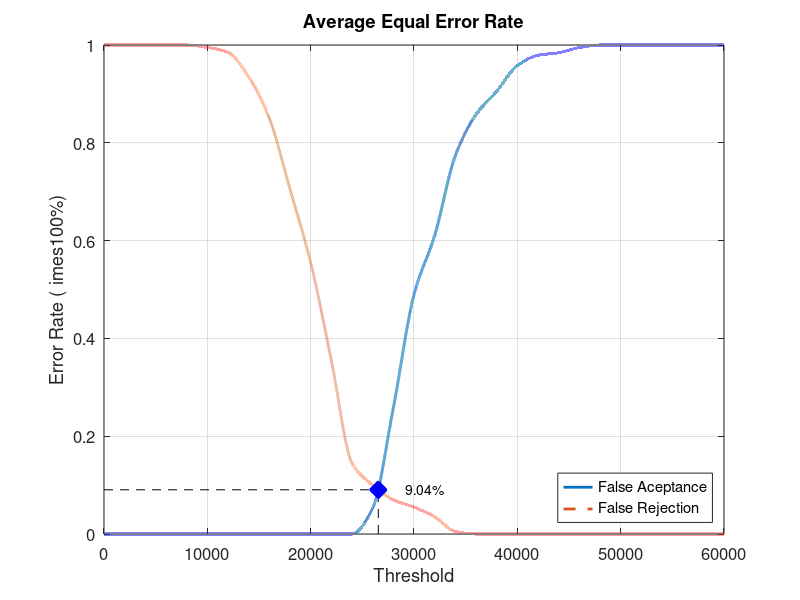
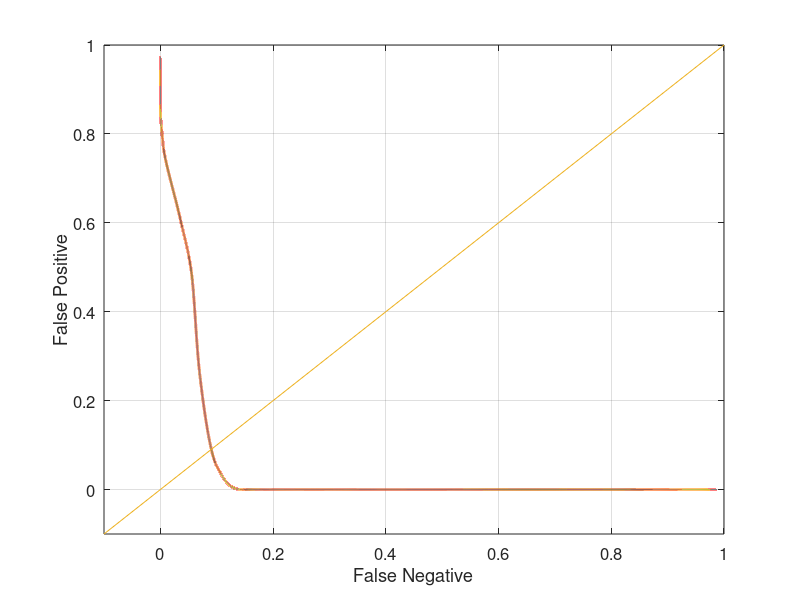

Reproduce these figures in MATLAB, in order.
close all;
clear;
clc;
x = 0:2000:60000;
xq = 0:0.5:60000;

y0 = [0 0 0 0 0 0 0 0 0 0 0 0 0 0.0526316 0.257895 0.489474 0.610526 0.773684 0.857895 0.905263 0.957895 0.978947 0.984211 0.994737 1 1 1 1 1 1 1]
yy0 = interp1(x, y0, xq, 'pchip');
y1 = [1 1 1 1 1 0.995 0.985 0.935 0.85 0.705 0.555 0.355 0.145 0.1 0.07 0.055 0.035 0.005 0 0 0 0 0 0 0 0 0 0 0 0 0]
yy1 = interp1(x, y1, xq, 'pchip');

% Calculating EER: 
y2 = abs(y0 - y1);
find(y2 == min(y2))
yy2 = abs(yy0 - yy1);
xEER = find(yy2 == min(yy2));
xEERIndex = xq(xEER) % X-axis EER
yEER = yy0(xEER) % Y-axis EER

main = figure
plot(xq, yy0,'-','LineWidth', 2);	hold on
plot(xq, yy1,'--','LineWidth', 2);	hold on
plot([xEERIndex xEERIndex], [0 yEER], 'k--');	hold on
plot([0 xEERIndex], [yEER yEER], 'k--');	hold on
plot(xEERIndex, yEER, 'bx', 'LineWidth', 10);	hold on
text(xEERIndex + 10 * xEERIndex / 100, yEER, [num2str(round((10000 * yEER)) / 100) '%'])
legend('False Aceptance', 'False Rejection', 'Location', 'SouthEast')
xlabel('Threshold')
ylabel('Error Rate (	imes100%)')
title('Average Equal Error Rate')
set(gca, 'FontSize', 12)
axis([0 60000 0 1])
grid on

print(main, 'Database4_3Main', '-dpng');
FNRxFPR = figure('Color', [1 1 1]);
plot(yy1, yy0, '-', yy1, yy0, 'LineWidth', 2);
hold on
y = -0.1:0.1:1
plot(y, y); 
set(gca, 'FontSize', 12)
xlabel('False Negative')
ylabel('False Positive')
axis([-0.1 1 -0.1 1])
set(gca, 'FontSize', 12)
grid on

print(FNRxFPR, 'Database4_3FNRxFPR','-dpng');
